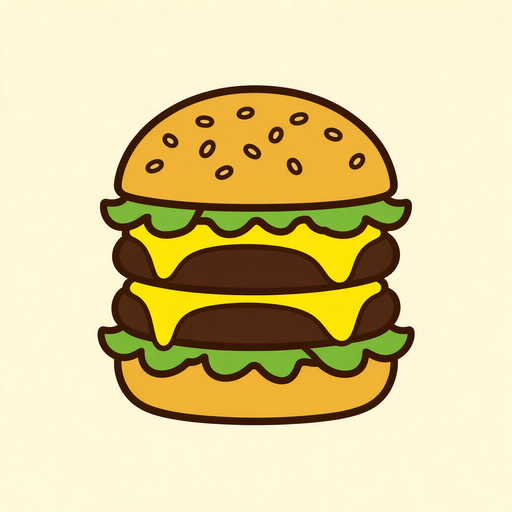
#> input picture assets/raw/burger-double.png, 512 x 512 px; its folder holds 4 pictures in this run
$ python prepare_sprites.py ../assets/raw/burger-angus.png
#> lines starting #> are read from the running program, lines starting #| are printed output that depends on the picture; after the words box and inside, x2 and y2 are one past the last pixel; in counts of white or black regions, pixels touching at a corner belong together
#!/usr/bin/env python3
# -*- coding: utf-8 -*-
"""素材管线：raw（商汤出图，RGB 奶黄底）→ 透明立绘 sprites（RGBA PNG）。

本脚本是**一次性素材加工**，不属于每次构建的主链（主链 build_arcade.py 零第三方依赖）。
依赖 Pillow + numpy（本机 default venv 已装）：

    C:/Users/Administrator/.workbuddy/binaries/python/envs/default/Scripts/python.exe prepare_sprites.py

处理流程（每张独立，完全确定性）：
  1. 四角 32×32 色块取**中位数**估背景底色（抗噪点）。
  2. 最外 RING=3 圈强制为背景：商汤出图最外 1~2px 常有深色渲染边，
     种子若取最外圈会让泛洪第一层就卡死（现象是"只在画布外围留一圈矩形残边"），
     故种子取距边 RING 的矩形环。
  3. 链式泛洪判定背景，邻居需**同时**满足：
       · 与当前像素色距 < TOL_STEP（跟随极轻微渐变，防一刀切）
       · 与全局底色色距 < TOL_FAR（防跑飞进主体）
  4. alpha **二值**：背景 0、其余 255。软边不在原图做 —— 由第 6 步降采样产生。
  5. 归一化居中：取 alpha 包围盒 → 缩放使最长边 = FILL×画布 → 居中。
     FILL=0.72 与模板里绘制系数 2.8 配套：视觉半径 = 0.72×2.8/2 ≈ 1.008×碰撞半径，
     即"看起来碰到就吃到"（两处改一处必须同步，冒烟测试有断言钉住这组耦合）。
  6. LANCZOS 降采样到 OUT_SIZE，**导出 256px webp（q90）** 落盘 assets/sprites/<slug>.webp。
     ⚠ 2026-10-09 晚改：PNG → webp —— 扁平插画在 webp 下有损 q90 肉眼无损，
     12 张从 474KB 压到 112KB（产物 684KB → ~200KB，弱网打开从 11s 降到 ~3s，
     这正是手机端"进去只有背景"（大文件半加载）的药）。

用法：
    python prepare_sprites.py             # 处理全部 12 张并打印质检表
    python prepare_sprites.py --contact   # 额外拼一张棋盘格对照图（assets/_contact.png）
"""

from __future__ import annotations

import os
import sys
from collections import deque

import numpy as np
from PIL import Image

ROOT = os.path.dirname(os.path.dirname(os.path.abspath(__file__)))
RAW_DIR = os.path.join(ROOT, "assets", "raw")
OUT_DIR = os.path.join(ROOT, "assets", "sprites")

SLUGS = [
    "burger-double", "burger-chicken", "burger-angus", "fries",
    "nuggets", "wings", "cola", "coffee", "sundae", "cone", "pie", "muffin",
]

FILL = 0.72          # 主体最长边占最终画布比例（与模板 2.8 配套，勿单改）
OUT_SIZE = 256       # 最终画布边长
TOL_STEP = 26.0      # 与当前像素的色距门（链式跟随）
TOL_FAR = 120.0      # 与全局底色的色距门（防跑飞）
RING = 3             # 最外强制背景圈宽

# 质检门（跑完逐张报数；不合格点名的张以非零退出）
SEMI_MIN, SEMI_MAX = 0.003, 0.08   # 半透明占比（软边来自降采样）
EDGE_DIST_MIN = 42.0               # 半透明边缘均色离底色的最小色距（防"米白晕"）
SRC_MARGIN_MIN = 6                 # 源图前景 bbox 距源图边缘的最小像素
RESID_MAX = 0.08                   # 轮廓线上底色残留占比上限


def estimate_base(arr: np.ndarray) -> np.ndarray:
    """四角 32×32 色块（避开最外 3px 渲染边）分通道中位数。"""
    s = 32
    o = RING + 5
    corners = [
        arr[o:o + s, o:o + s], arr[o:o + s, -o - s:-o],
        arr[-o - s:-o, o:o + s], arr[-o - s:-o, -o - s:-o],
    ]
    px = np.concatenate([c.reshape(-1, 3) for c in corners], axis=0)
    return np.median(px, axis=0)


def flood_background(arr: np.ndarray, base: np.ndarray) -> np.ndarray:
    """从距边 RING 的环形种子做 4 邻链式泛洪，返回背景 mask（bool，H×W）。"""
    h, w = arr.shape[:2]
    diff = arr.astype(np.float64) - base
    far = np.sqrt((diff * diff).sum(axis=2)) < TOL_FAR      # 全程必须满足
    step2 = TOL_STEP * TOL_STEP

    bg = np.zeros((h, w), dtype=bool)
    # 最外 RING 圈强制背景（渲染边不进泛洪，直接划掉）
    bg[:RING, :] = True; bg[-RING:, :] = True
    bg[:, :RING] = True; bg[:, -RING:] = True

    q: deque[tuple[int, int]] = deque()
    # 种子环：距边 RING 那一条矩形线上、且满足 far 的像素
    for x in range(RING, w - RING):
        for y in (RING, h - 1 - RING):
            if not bg[y, x] and far[y, x]:
                bg[y, x] = True; q.append((x, y))
    for y in range(RING + 1, h - 1 - RING):
        for x in (RING, w - 1 - RING):
            if not bg[y, x] and far[y, x]:
                bg[y, x] = True; q.append((x, y))

    while q:
        x, y = q.popleft()
        c = arr[y, x]
        for nx, ny in ((x + 1, y), (x - 1, y), (x, y + 1), (x, y - 1)):
            if nx < 0 or ny < 0 or nx >= w or ny >= h:
                continue
            if bg[ny, nx] or not far[ny, nx]:
                continue
            n = arr[ny, nx]
            dr = int(n[0]) - int(c[0]); dg = int(n[1]) - int(c[1]); db = int(n[2]) - int(c[2])
            if dr * dr + dg * dg + db * db < step2:
                bg[ny, nx] = True
                q.append((nx, ny))
    return bg


def filter_small_components(fg: np.ndarray, min_ratio: float = 0.002) -> tuple[np.ndarray, int, int]:
    """去掉面积占比过小的孤立噪点；保留全部显著连通域。

    ⚠ 不能用"只保留最大连通域"：麦乐鸡本体就是 4 块分离的（会被吃掉 3 块）。
    返回 (新前景, 连通域总数, 保留数)。
    """
    h, w = fg.shape
    min_area = max(48, int(fg.size * min_ratio))
    seen = np.zeros((h, w), dtype=bool)
    keep = np.zeros((h, w), dtype=bool)
    n_total = n_kept = 0
    for y0 in range(h):
        for x0 in range(w):
            if not fg[y0, x0] or seen[y0, x0]:
                continue
            n_total += 1
            comp: list[tuple[int, int]] = []
            q = deque([(x0, y0)]); seen[y0, x0] = True
            while q:
                x, y = q.popleft(); comp.append((x, y))
                for nx, ny in ((x + 1, y), (x - 1, y), (x, y + 1), (x, y - 1)):
                    if 0 <= nx < w and 0 <= ny < h and fg[ny, nx] and not seen[ny, nx]:
                        seen[ny, nx] = True; q.append((nx, ny))
            if len(comp) >= min_area:
                n_kept += 1
                for x, y in comp:
                    keep[y, x] = True
    return keep, n_total, n_kept


def process(slug: str) -> dict:
    raw_path = os.path.join(RAW_DIR, slug + ".png")
    im = Image.open(raw_path).convert("RGB")
    arr = np.asarray(im, dtype=np.int32)
    h, w = arr.shape[:2]

    base = estimate_base(arr)
    bg = flood_background(arr, base)
    fg, n_total, n_kept = filter_small_components(~bg)

    # 源图主体不贴边（归一化前的机械判据）
    ys, xs = np.where(fg)
    src_margin = int(min(xs.min(), ys.min(), w - 1 - xs.max(), h - 1 - ys.max()))

    # 二值 alpha → 裁包围盒 → 等比缩放到 FILL 占比 → 居中贴到画布
    alpha = np.where(fg, 255, 0).astype(np.uint8)
    rgba = np.dstack([arr, alpha]).astype(np.uint8)
    crop = rgba[ys.min():ys.max() + 1, xs.min():xs.max() + 1]
    ch, cw = crop.shape[:2]
    scale = (FILL * OUT_SIZE) / max(ch, cw)
    nw, nh = max(1, round(cw * scale)), max(1, round(ch * scale))
    small = Image.fromarray(crop, "RGBA").resize((nw, nh), Image.LANCZOS)
    out = Image.new("RGBA", (OUT_SIZE, OUT_SIZE), (0, 0, 0, 0))
    out.paste(small, ((OUT_SIZE - nw) // 2, (OUT_SIZE - nh) // 2), small)

    os.makedirs(OUT_DIR, exist_ok=True)
    out_path = os.path.join(OUT_DIR, slug + ".webp")
    out.save(out_path, "WEBP", quality=90, method=6)

    # ---------------- 质检（量最终产物 + 源图） ----------------
    a = np.asarray(out)[:, :, 3]
    total = a.size
    semi_mask = (a > 0) & (a < 255)
    semi = semi_mask.sum() / total

    rgb = np.asarray(out)[:, :, :3].astype(np.float64)
    if semi_mask.any():
        d = np.sqrt(((rgb[semi_mask] - base) ** 2).sum(axis=1))
        edge_dist = float(d.mean())
    else:
        edge_dist = 0.0

    # 轮廓线 = 前景中「四邻域里有背景」的像素；数其中离底色 <42 的占比
    fg2 = a > 0
    er = fg2 & np.roll(fg2, 1, 0) & np.roll(fg2, -1, 0) & np.roll(fg2, 1, 1) & np.roll(fg2, -1, 1)
    edge_px = fg2 & ~er
    if edge_px.any():
        de = np.sqrt(((rgb[edge_px] - base) ** 2).sum(axis=1))
        resid = float((de < 42).mean())
    else:
        resid = -1.0

    outer_ok = bool(a[0, :].max() == 0 and a[-1, :].max() == 0
                    and a[:, 0].max() == 0 and a[:, -1].max() == 0)

    checks = {
        "semi": (SEMI_MIN <= semi <= SEMI_MAX, f"{semi * 100:.2f}%"),
        "edge": (edge_dist >= EDGE_DIST_MIN, f"{edge_dist:.1f}"),
        "srcm": (src_margin >= SRC_MARGIN_MIN, f"{src_margin}px"),
        "res": (resid >= 0 and resid <= RESID_MAX, f"{resid * 100:.1f}%"),
        "outr": (outer_ok, "OK" if outer_ok else "BAD"),
    }
    return {"slug": slug, "checks": checks, "out": out_path, "base": base, "ncomp": (n_total, n_kept)}


def contact_sheet(rows: list[dict]) -> str:
    """棋盘格底拼 12 张对照图（4 列 × 3 行），给目检用。"""
    cell, cols = 200, 4
    rows_n = (len(rows) + cols - 1) // cols
    sheet = Image.new("RGBA", (cell * cols, cell * rows_n), (24, 24, 32, 255))
    for i, r in enumerate(rows):
        im = Image.open(r["out"]).resize((cell, cell), Image.LANCZOS)
        x, y = (i % cols) * cell, (i // cols) * cell
        for gy in range(0, cell, 20):           # 棋盘格
            for gx in range(0, cell, 20):
                if (gx // 20 + gy // 20) % 2 == 0:
                    sheet.paste((60, 60, 72, 255), (x + gx, y + gy, x + min(gx + 20, cell), y + min(gy + 20, cell)))
        sheet.paste(im, (x, y), im)
    p = os.path.join(ROOT, "assets", "_contact.png")
    sheet.convert("RGB").save(p, "PNG")
    return p


def main() -> int:
    rows = []
    bad = 0
    print(f"{'slug':<16} {'semi%':>7} {'edgeDist':>8} {'srcMargin':>9} {'resid%':>7} {'outer':>5}  判定")
    for slug in SLUGS:
        r = process(slug)
#> in process, im is the input picture: PIL image 512x512 RGB; mean R, G, B 221.1, 206.2, 153.4
#> in process, `base = estimate_base(arr)`: base = [254, 248, 216]
#> in flood_background, `diff = arr.astype(np.float64) - base`:
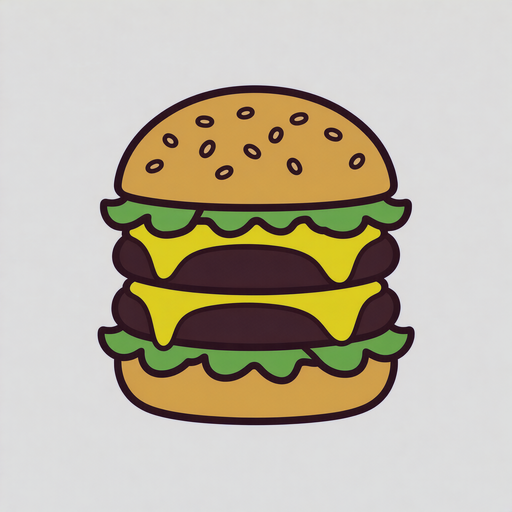
#> diff: shape (512, 512, 3) float64; mean R, G, B -32.9, -41.8, -62.6; drawn with min black and max white
#> in flood_background, `far = np.sqrt((diff * diff).sum(axis=2)) < TOL_FAR`:
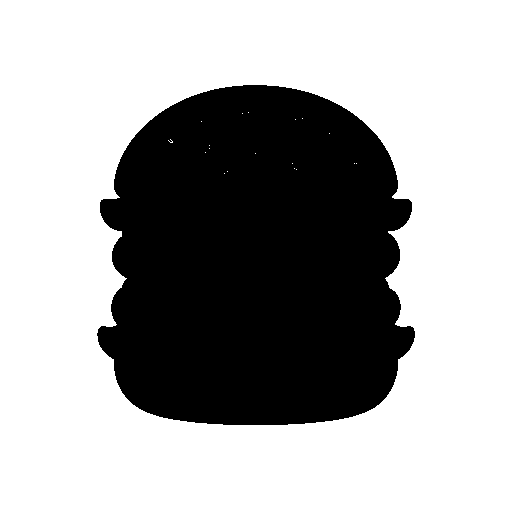
#> far: shape (512, 512) bool; 66.2% white; 1 black region, box (x1, y1, x2, y2) and area: (97, 85, 415, 425) 88699
#> after the loop in flood_background, `for x in range(RING, w - RING):`: bg: shape (512, 512) bool; 2.7% white; 1 white region, box (x1, y1, x2, y2) and area: (0, 0, 512, 512) 7120
#> after the loop in flood_background, `for y in range(RING + 1, h - 1 - RING):`:
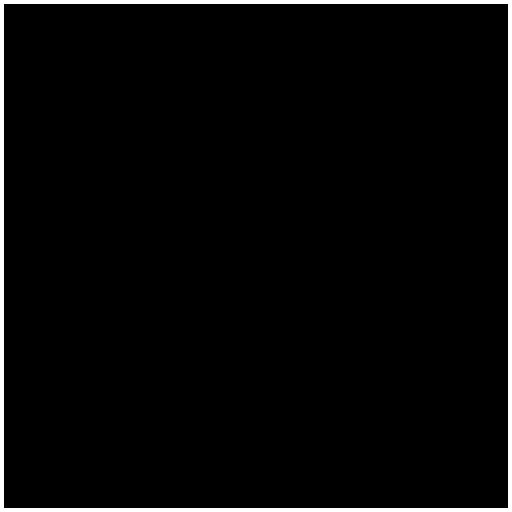
#> bg: shape (512, 512) bool; 3.1% white; 1 white region, box (x1, y1, x2, y2) and area: (0, 0, 512, 512) 8128
#> the loop in flood_background, `while q:` made 166985 passes
#> c on passes 1 to 3: [255, 249, 214], [255, 249, 218], [255, 250, 215]
#> after the loop in flood_background, `while q:`:
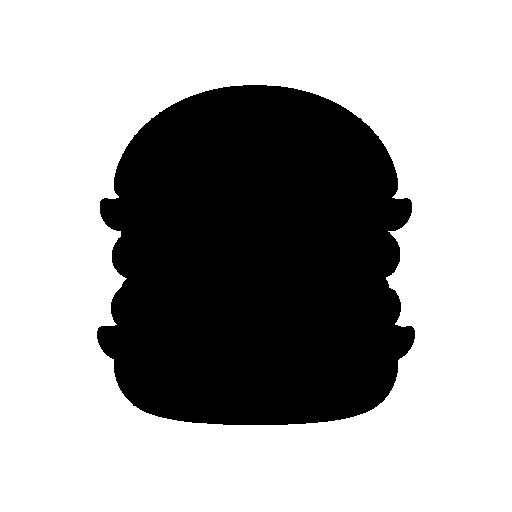
#> bg: shape (512, 512) bool; 66% white; 1 black region, box (x1, y1, x2, y2) and area: (97, 85, 415, 425) 89051
#> in process, `fg, n_total, n_kept = filter_small_components(~bg)`: n_total = 1
#> in process, `src_margin = int(min(xs.min(), ys.min(), w - 1 - xs.max(), h - 1 - ys...`: src_margin = 85
#> in process, `small = Image.fromarray(crop, "RGBA").resize((nw, nh), Image.LANCZOS)`:
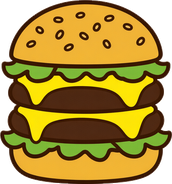
#> small: PIL image 172x184 RGBA; mean R, G, B, A 133.1, 106.4, 28.8, 210; transparent parts drawn white
#> in process, `out = Image.new("RGBA", (OUT_SIZE, OUT_SIZE), (0, 0, 0, 0))`: out: PIL image 256x256 RGBA; every value is 0
#> in process, `semi_mask = (a > 0) & (a < 255)`: semi_mask: shape (256, 256) bool; 2% white in thin lines or dots, all inside (x1, y1, x2, y2) = (42, 36, 214, 220)
#> in process, `semi = semi_mask.sum() / total`: semi = 0.0198
#> in process, `rgb = np.asarray(out)[:, :, :3].astype(np.float64)`:
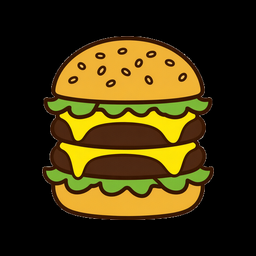
#> rgb: shape (256, 256, 3) float64; mean R, G, B 62.3, 49.6, 12.3
#> in process, `d = np.sqrt(((rgb[semi_mask] - base) ** 2).sum(axis=1))`: d = 1298 values, max 405.6 at index 592, min 102.6 at index 217, mean 338.9
#> in process, `edge_dist = float(d.mean())`: edge_dist = 338.9
#> in process, `fg2 = a > 0`: fg2: shape (256, 256) bool; 40.2% white; 1 white region, box (x1, y1, x2, y2) and area: (42, 36, 214, 220) 26371
#> in process, `er = fg2 & np.roll(fg2, 1, 0) & np.roll(fg2, -1, 0) & np.roll(fg2, 1, ..`: er: shape (256, 256) bool; 39.3% white; 1 white region, box (x1, y1, x2, y2) and area: (43, 37, 213, 219) 25766
#> in process, `edge_px = fg2 & ~er`:
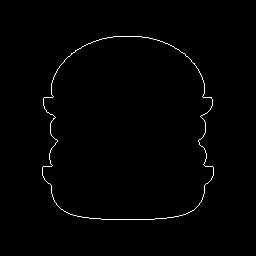
#> edge_px: shape (256, 256) bool; 0.92% white in thin lines or dots, all inside (x1, y1, x2, y2) = (42, 36, 214, 220)
#> in process, `de = np.sqrt(((rgb[edge_px] - base) ** 2).sum(axis=1))`: de = 605 values, max 405.6 at index 262, min 168.9 at index 115, mean 318.1
#> in process, `resid = float((de < 42).mean())`: resid = 0
#> in process, `outer_ok = bool(a[0, :].max() == 0 and a[-1, :].max() == 0 and a[:, 0]..`: outer_ok = True
#> in process, `checks = { "semi": (SEMI_MIN <= semi <= SEMI_MAX, f"{semi * 100:.2f}%"..`: checks = {'semi': (True, '1.98%'), 'edge': (True, '338.9'), 'srcm': (True, '85px'), 'res': (True, '0.0%'), 'outr': (True, 'OK')}
#> r = 5 items
        c = r["checks"]
#> c has the same summary as checks in process
        allok = all(v[0] for v in c.values())
#> allok = True
        if not allok:
            bad += 1
        rows.append(r)
        print(f"{slug:<16} {c['semi'][1]:>7} {c['edge'][1]:>8} {c['srcm'][1]:>9} "
              f"{c['res'][1]:>7} {c['outr'][1]:>5}  {'OK' if allok else 'FAIL'}")
#| burger-double      1.98%    338.9      85px    0.0%    OK  OK
#> pass 2 of the loop in main, `for slug in SLUGS:`:
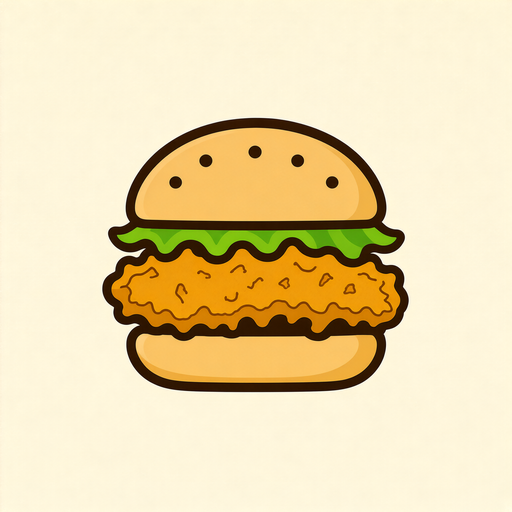
#> input picture assets/raw/burger-chicken.png, 512 x 512 px
#> in process, im is the input picture: PIL image 512x512 RGB; mean R, G, B 234.9, 217, 173.8
#> base = [254, 246, 219]
#> in flood_background (call 2), `far = np.sqrt((diff * diff).sum(axis=2)) < TOL_FAR`:
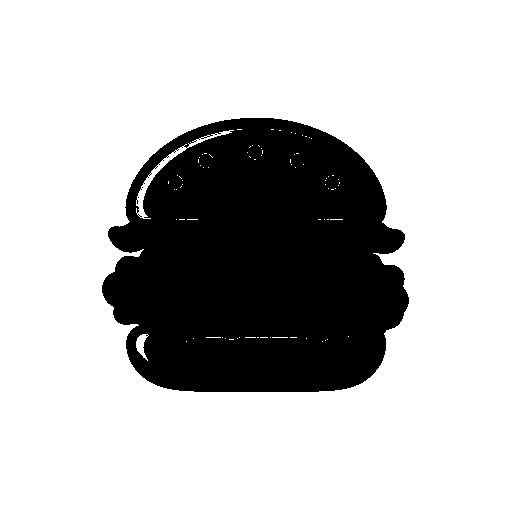
#> far: shape (512, 512) bool; 74.7% white; 3 black regions (2 under 20 px), largest, box (x1, y1, x2, y2) and area: (102, 118, 409, 392) 66424
#> the loop in flood_background (call 2), `while q:` made 188261 passes
#> c on passes 1 to 3: [254, 245, 215], [255, 247, 222], [255, 247, 217]
#> src_margin = 102
#> alpha: shape (512, 512); 25.9% white; 1 white region, box (x1, y1, x2, y2) and area: (102, 118, 409, 392) 67775
#> crop: shape (274, 307, 4)
#> small: PIL image 184x165 RGBA
#> semi_mask: shape (256, 256) bool; 1.8% white in thin lines or dots, all inside (x1, y1, x2, y2) = (36, 45, 220, 210)
#> semi = 0.0182
#> d = 1194 values, max 406.3 at index 1178, min 88.71 at index 219, mean 337.4
#> edge_dist = 337.4
#> fg2: shape (256, 256) bool; 37.8% white; 1 white region, box (x1, y1, x2, y2) and area: (36, 45, 220, 210) 24753
#> er: shape (256, 256) bool; 36.9% white; 1 white region, box (x1, y1, x2, y2) and area: (37, 46, 219, 209) 24155
#> in process (call 2), `edge_px = fg2 & ~er`:
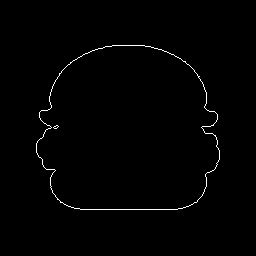
#> edge_px: shape (256, 256) bool; 0.91% white in thin lines or dots, all inside (x1, y1, x2, y2) = (36, 45, 220, 210)
#> de = 598 values, max 406.3 at index 510, min 110.3 at index 136, mean 314.1
#> checks = {'semi': (True, '1.82%'), 'edge': (True, '337.4'), 'srcm': (True, '102px'), 'res': (True, '0.0%'), 'outr': (True, 'OK')}
#> in main, `c = r["checks"]`: c has the same summary as checks in process
#| burger-chicken     1.82%    337.4     102px    0.0%    OK  OK
#> pass 3 of the loop in main, `for slug in SLUGS:`:
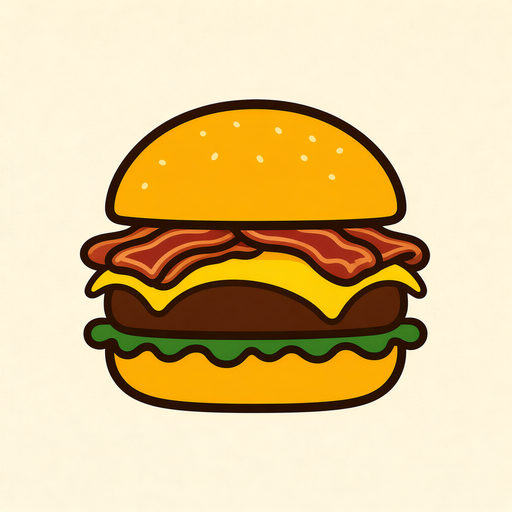
#> input picture assets/raw/burger-angus.png, 512 x 512 px
#> in process, im is the input picture: PIL image 512x512 RGB; mean R, G, B 222.9, 198.7, 149.1
#> base = [254, 245, 220]
#> in flood_background (call 3), `far = np.sqrt((diff * diff).sum(axis=2)) < TOL_FAR`:
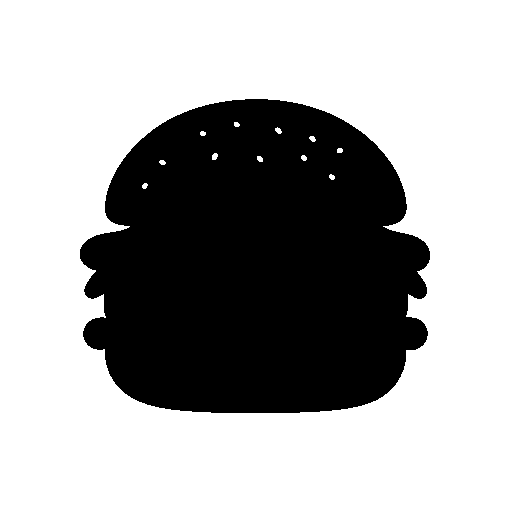
#> far: shape (512, 512) bool; 66.5% white; 1 black region, box (x1, y1, x2, y2) and area: (80, 99, 430, 413) 87837
#> the loop in flood_background (call 3), `while q:` made 167540 passes
#> c on passes 1 to 3: [255, 246, 220], [255, 247, 224], [255, 248, 221]
#> src_margin = 80
#> alpha: shape (512, 512); 33.8% white; 1 white region, box (x1, y1, x2, y2) and area: (80, 99, 430, 413) 88496
#> crop: shape (314, 350, 4)
#> in process (call 3), `out.paste(small, ((OUT_SIZE - nw) // 2, (OUT_SIZE - nh) // 2), small)`:
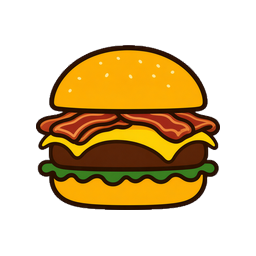
#> out: PIL image 256x256 RGBA; mean R, G, B, A 60.4, 40.1, 3.7, 94.6; transparent parts drawn white
#> semi = 0.0194
#> d = 1269 values, max 413.4 at index 968, min 121.9 at index 223, mean 346.9
#> edge_dist = 346.9
#> de = 618 values, max 413.4 at index 433, min 130.8 at index 122, mean 320.8
#> checks = {'semi': (True, '1.94%'), 'edge': (True, '346.9'), 'srcm': (True, '80px'), 'res': (True, '0.0%'), 'outr': (True, 'OK')}
#> in main, `c = r["checks"]`: c has the same summary as checks in process
#| burger-angus       1.94%    346.9      80px    0.0%    OK  OK
#> the loop made 4 passes; the first 3 are shown
    print(f"\n输出目录：{OUT_DIR}")
    print(f"不合格：{bad} / {len(SLUGS)}")
    if "--contact" in sys.argv:
        print("对照图：" + contact_sheet(rows))
    return 1 if bad else 0


if __name__ == "__main__":
#> (the run stopped early here; a loop or call above may not have finished)
